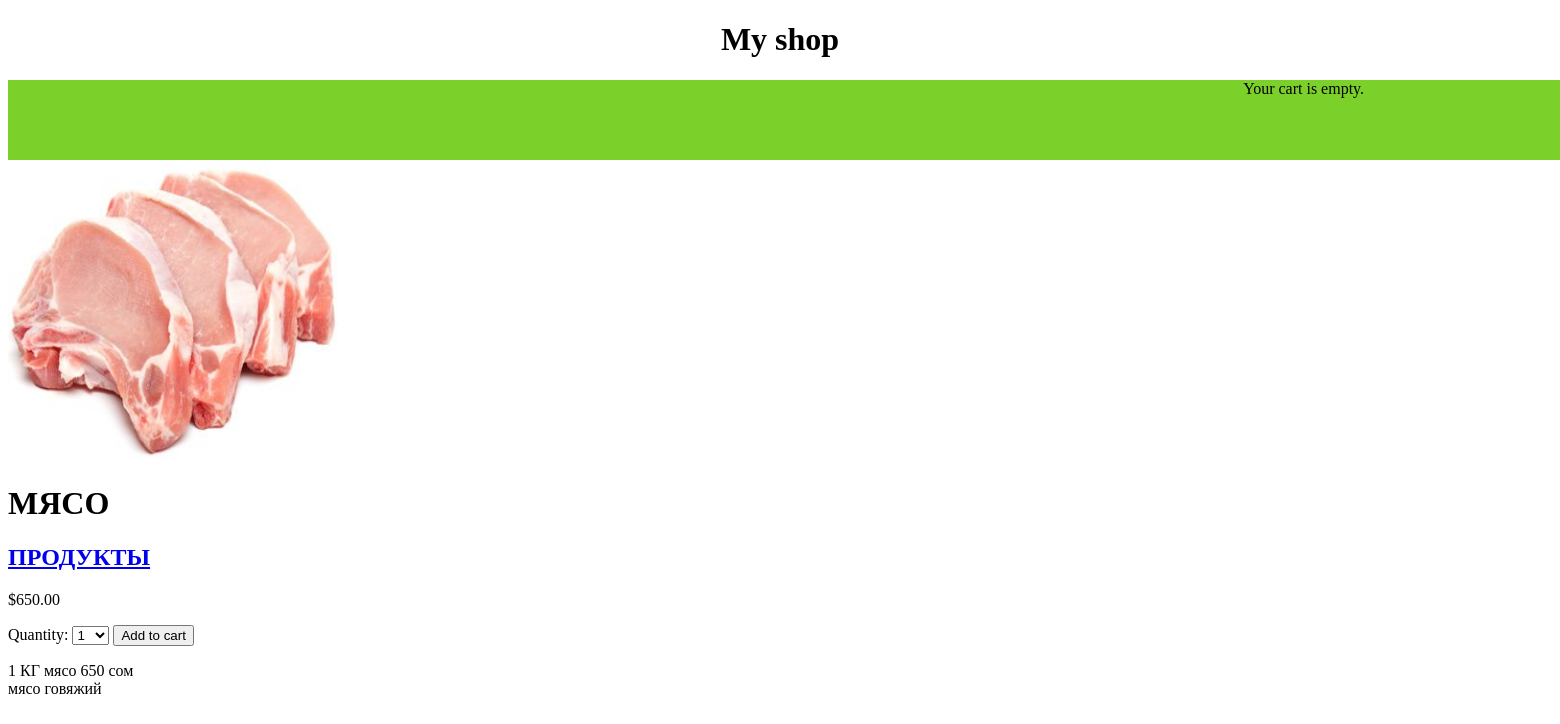
The app's page /8/myaso with its own data.
### shop/models.py (models this page shows, shortened)
class Product(models.Model):
    category = models.ForeignKey(Category, related_name='products', on_delete=models.CASCADE)
    name = models.CharField(max_length=200, db_index=True)
    slug = models.SlugField(max_length=200, db_index=True)
    image = models.ImageField(upload_to='products/%Y/%m/%d', blank=True)
    description = models.TextField(blank=True)
    price = models.DecimalField(max_digits=10, decimal_places=2)
    stock = models.PositiveIntegerField()
    available = models.BooleanField(default=True)
    created = models.DateTimeField(auto_now_add=True)
    updated = models.DateTimeField(auto_now=True)
    class Meta:
        ordering = ('name',)
        index_together = (('id', 'slug'),)

class Category(models.Model):
    name = models.CharField(max_length=200, db_index=True)
    slug = models.SlugField(max_length=200, db_index=True, unique=True)
    class Meta:
        ordering = ('name',)
        verbose_name = 'Категория'
        verbose_name_plural = 'Категории'
    def __str__(self):
        return self.name
    def get_absolute_url(self):
        return  reverse('shop:product_list_by_category',
                        args=[self.slug])

### shop/views.py (the view)
def product_detail(request, id, slug):
    product = get_object_or_404(Product,
                                id=id,
                                slug=slug,
                                available=True)
    cart_product_form = CartAddProductForm()
    return render(request, 'shop/product/detail.html', {'product': product,
                                                        'cart_product_form': cart_product_form})

### cart/forms.py
class CartAddProductForm(forms.Form):
    quantity = forms.TypedChoiceField(choices=PRODUCT_QUANTITY_CHOICES, coerce=int)
    update = forms.BooleanField(required=False, initial=False, widget=forms.HiddenInput)

### cart/context_processors.py (called while the page is built)
def cart(request):
    return {'cart': Cart(request)}

### templates/shop/product/detail.html (shortened to what this page needs)
{% extends "shop/base.html" %}
{% load static %}
{% block content %}
    <div class="product-detail">
        <img src="{% if product.image %}{{ product.image.url }}{% else %}{% static "img/no_image.png" %}{% endif %}">
        <h1>{{ product.name }}</h1>
        <h2><a href="{{ product.category.get_absolute_url }}">{{ product.category }}</a></h2>
        <p class="price">${{ product.price }}</p>
        <form action="{% url 'cart:cart_add' product.id %}" method="post">
            {{ cart_product_form }}
    <input type="submit" value="Add to cart">
        </form>
        {{ product.description|linebreaks }}
    </div>
{% endblock %}

### static/shop/style.css (style rules this page uses)
img { width: 330px; height: 300px; }

### records on screen
Product: image (picture), name "МЯСО", category "ПРОДУКТЫ", price "650.00", description "1 КГ мясо 650 сом мясо говяжий"
